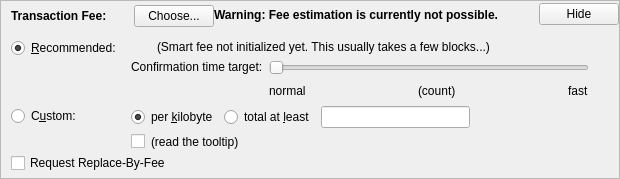
    <widget class="QFrame" name="frameFee">
     <property name="sizePolicy">
      <sizepolicy hsizetype="Expanding" vsizetype="Expanding">
       <horstretch>0</horstretch>
       <verstretch>0</verstretch>
      </sizepolicy>
     </property>
     <property name="maximumSize">
      <size>
       <width>16777215</width>
       <height>16777215</height>
      </size>
     </property>
     <property name="frameShape">
      <enum>QFrame::StyledPanel</enum>
     </property>
     <property name="frameShadow">
      <enum>QFrame::Sunken</enum>
     </property>
     <layout class="QVBoxLayout" name="verticalLayoutFee1">
      <property name="spacing">
       <number>0</number>
      </property>
      <property name="leftMargin">
       <number>0</number>
      </property>
      <property name="topMargin">
       <number>0</number>
      </property>
      <property name="rightMargin">
       <number>0</number>
      </property>
      <property name="bottomMargin">
       <number>0</number>
      </property>
      <item>
       <layout class="QVBoxLayout" name="verticalLayoutFee2" stretch="0,0,0">
        <property name="spacing">
         <number>0</number>
        </property>
        <property name="leftMargin">
         <number>10</number>
        </property>
        <property name="topMargin">
         <number>0</number>
        </property>
        <item>
         <layout class="QHBoxLayout" name="horizontalLayoutFee1">
          <property name="bottomMargin">
           <number>0</number>
          </property>
          <item>
           <layout class="QVBoxLayout" name="verticalLayoutFee7">
            <property name="spacing">
             <number>0</number>
            </property>
            <item>
             <spacer name="verticalSpacerSmartFee">
              <property name="orientation">
               <enum>Qt::Vertical</enum>
              </property>
              <property name="sizeType">
               <enum>QSizePolicy::Fixed</enum>
              </property>
              <property name="sizeHint" stdset="0">
               <size>
                <width>1</width>
                <height>4</height>
               </size>
              </property>
             </spacer>
            </item>
            <item>
             <layout class="QHBoxLayout" name="horizontalLayoutSmartFee">
              <property name="spacing">
               <number>10</number>
              </property>
              <item>
               <widget class="QLabel" name="labelFeeHeadline">
                <property name="sizePolicy">
                 <sizepolicy hsizetype="Preferred" vsizetype="Maximum">
                  <horstretch>0</horstretch>
                  <verstretch>0</verstretch>
                 </sizepolicy>
                </property>
                <property name="font">
                 <font>
                  <weight>75</weight>
                  <bold>true</bold>
                 </font>
                </property>
                <property name="styleSheet">
                 <string notr="true">font-weight:bold;</string>
                </property>
                <property name="text">
                 <string>Transaction Fee:</string>
                </property>
               </widget>
              </item>
              <item>
               <widget class="QLabel" name="labelFeeMinimized">
                <property name="text">
                 <string/>
                </property>
               </widget>
              </item>
              <item>
               <widget class="QPushButton" name="buttonChooseFee">
                <property name="text">
                 <string>Choose...</string>
                </property>
               </widget>
              </item>
             </layout>
            </item>
            <item>
             <spacer name="verticalSpacer_5">
              <property name="orientation">
               <enum>Qt::Vertical</enum>
              </property>
              <property name="sizeHint" stdset="0">
               <size>
                <width>1</width>
                <height>1</height>
               </size>
              </property>
             </spacer>
            </item>
           </layout>
          </item>
          <item>
           <widget class="QLabel" name="fallbackFeeWarningLabel">
            <property name="font">
             <font>
              <weight>75</weight>
              <bold>true</bold>
             </font>
            </property>
            <property name="toolTip">
             <string>Using the fallbackfee can result in sending a transaction that will take several hours or days (or never) to confirm. Consider choosing your fee manually or wait until your have validated the complete chain.</string>
            </property>
            <property name="text">
             <string>Warning: Fee estimation is currently not possible.</string>
            </property>
            <property name="wordWrap">
             <bool>false</bool>
            </property>
           </widget>
          </item>
          <item>
           <spacer name="horizontalSpacer_4">
            <property name="orientation">
             <enum>Qt::Horizontal</enum>
            </property>
            <property name="sizeType">
             <enum>QSizePolicy::MinimumExpanding</enum>
            </property>
            <property name="sizeHint" stdset="0">
             <size>
              <width>40</width>
              <height>20</height>
             </size>
            </property>
           </spacer>
          </item>
          <item>
           <widget class="QPushButton" name="buttonMinimizeFee">
            <property name="toolTip">
             <string>collapse fee-settings</string>
            </property>
            <property name="text">
             <string>Hide</string>
            </property>
           </widget>
          </item>
         </layout>
        </item>
        <item>
         <widget class="QFrame" name="frameFeeSelection">
          <layout class="QVBoxLayout" name="verticalLayoutFee12">
           <property name="spacing">
            <number>0</number>
           </property>
           <property name="leftMargin">
            <number>0</number>
           </property>
           <property name="topMargin">
            <number>0</number>
           </property>
           <property name="rightMargin">
            <number>0</number>
           </property>
           <property name="bottomMargin">
            <number>0</number>
           </property>
           <item>
            <layout class="QGridLayout" name="gridLayoutFee">
             <property name="topMargin">
              <number>10</number>
             </property>
             <property name="bottomMargin">
              <number>4</number>
             </property>
             <property name="horizontalSpacing">
              <number>10</number>
             </property>
             <property name="verticalSpacing">
              <number>4</number>
             </property>
             <item row="1" column="1">
              <layout class="QVBoxLayout" name="verticalLayoutFee8">
               <property name="spacing">
                <number>6</number>
               </property>
               <item>
                <layout class="QHBoxLayout" name="horizontalLayoutFee13">
                 <item>
                  <widget class="QRadioButton" name="radioCustomPerKilobyte">
                   <property name="toolTip">
                    <string>If the custom fee is set to 1000 satoshis and the transaction is only 250 bytes, then &quot;per kilobyte&quot; only pays 250 satoshis in fee, while &quot;total at least&quot; pays 1000 satoshis. For transactions bigger than a kilobyte both pay by kilobyte.</string>
                   </property>
                   <property name="text">
                    <string>per &amp;kilobyte</string>
                   </property>
                   <property name="checked">
                    <bool>true</bool>
                   </property>
                   <attribute name="buttonGroup">
                    <string notr="true">groupCustomFee</string>
                   </attribute>
                  </widget>
                 </item>
                 <item>
                  <widget class="QRadioButton" name="radioCustomAtLeast">
                   <property name="toolTip">
                    <string>If the custom fee is set to 1000 satoshis and the transaction is only 250 bytes, then &quot;per kilobyte&quot; only pays 250 satoshis in fee, while &quot;total at least&quot; pays 1000 satoshis. For transactions bigger than a kilobyte both pay by kilobyte.</string>
                   </property>
                   <property name="text">
                    <string>total at &amp;least</string>
                   </property>
                   <attribute name="buttonGroup">
                    <string notr="true">groupCustomFee</string>
                   </attribute>
                  </widget>
                 </item>
                 <item>
                  <widget class="BitcoinAmountField" name="customFee"/>
                 </item>
                 <item>
                  <spacer name="horizontalSpacer_6">
                   <property name="orientation">
                    <enum>Qt::Horizontal</enum>
                   </property>
                   <property name="sizeHint" stdset="0">
                    <size>
                     <width>1</width>
                     <height>1</height>
                    </size>
                   </property>
                  </spacer>
                 </item>
                </layout>
               </item>
               <item>
                <layout class="QHBoxLayout" name="horizontalLayoutFee8">
                 <item>
                  <widget class="QCheckBox" name="checkBoxMinimumFee">
                   <property name="toolTip">
                    <string>Paying only the minimum fee is just fine as long as there is less transaction volume than space in the blocks. But be aware that this can end up in a never confirming transaction once there is more demand for bitcoin transactions than the network can process.</string>
                   </property>
                   <property name="text">
                    <string/>
                   </property>
                  </widget>
                 </item>
                 <item>
                  <widget class="QLabel" name="labelMinFeeWarning">
                   <property name="enabled">
                    <bool>true</bool>
                   </property>
                   <property name="toolTip">
                    <string>Paying only the minimum fee is just fine as long as there is less transaction volume than space in the blocks. But be aware that this can end up in a never confirming transaction once there is more demand for bitcoin transactions than the network can process.</string>
                   </property>
                   <property name="text">
                    <string>(read the tooltip)</string>
                   </property>
                   <property name="margin">
                    <number>5</number>
                   </property>
                  </widget>
                 </item>
                 <item>
                  <spacer name="horizontalSpacer_2">
                   <property name="orientation">
                    <enum>Qt::Horizontal</enum>
                   </property>
                   <property name="sizeHint" stdset="0">
                    <size>
                     <width>1</width>
                     <height>1</height>
                    </size>
                   </property>
                  </spacer>
                 </item>
                </layout>
               </item>
              </layout>
             </item>
             <item row="0" column="0">
              <layout class="QVBoxLayout" name="verticalLayoutFee4" stretch="0,1">
               <item>
                <widget class="QRadioButton" name="radioSmartFee">
                 <property name="text">
                  <string>&amp;Recommended:</string>
                 </property>
                 <property name="checked">
                  <bool>true</bool>
                 </property>
                 <attribute name="buttonGroup">
                  <string notr="true">groupFee</string>
                 </attribute>
                </widget>
               </item>
               <item>
                <spacer name="verticalSpacer_2">
                 <property name="orientation">
                  <enum>Qt::Vertical</enum>
                 </property>
                 <property name="sizeHint" stdset="0">
                  <size>
                   <width>1</width>
                   <height>1</height>
                  </size>
                 </property>
                </spacer>
               </item>
              </layout>
             </item>
             <item row="1" column="0">
              <layout class="QVBoxLayout" name="verticalLayoutFee9" stretch="0,1">
               <item>
                <widget class="QRadioButton" name="radioCustomFee">
                 <property name="text">
                  <string>C&amp;ustom:</string>
                 </property>
                 <attribute name="buttonGroup">
                  <string notr="true">groupFee</string>
                 </attribute>
                </widget>
               </item>
               <item>
                <spacer name="verticalSpacer_6">
                 <property name="orientation">
                  <enum>Qt::Vertical</enum>
                 </property>
                 <property name="sizeHint" stdset="0">
                  <size>
                   <width>1</width>
                   <height>1</height>
                  </size>
                 </property>
                </spacer>
               </item>
              </layout>
             </item>
             <item row="0" column="1">
              <layout class="QVBoxLayout" name="verticalLayoutFee3" stretch="0,0,1">
               <property name="spacing">
                <number>6</number>
               </property>
               <property name="topMargin">
                <number>2</number>
               </property>
               <item>
                <layout class="QHBoxLayout" name="horizontalLayoutFee12">
                 <item>
                  <widget class="QLabel" name="labelSmartFee">
                   <property name="text">
                    <string/>
                   </property>
                   <property name="margin">
                    <number>2</number>
                   </property>
                  </widget>
                 </item>
                 <item>
                  <widget class="QLabel" name="labelFeeEstimation">
                   <property name="text">
                    <string/>
                   </property>
                  </widget>
                 </item>
                 <item>
                  <widget class="QLabel" name="labelSmartFee2">
                   <property name="text">
                    <string>(Smart fee not initialized yet. This usually takes a few blocks...)</string>
                   </property>
                   <property name="margin">
                    <number>2</number>
                   </property>
                  </widget>
                 </item>
                 <item>
                  <spacer name="horizontalSpacer_5">
                   <property name="orientation">
                    <enum>Qt::Horizontal</enum>
                   </property>
                   <property name="sizeHint" stdset="0">
                    <size>
                     <width>1</width>
                     <height>1</height>
                    </size>
                   </property>
                  </spacer>
                 </item>
                </layout>
               </item>
               <item>
                <layout class="QHBoxLayout" name="horizontalLayoutFee9">
                 <item>
                  <layout class="QVBoxLayout" name="verticalLayoutFee6">
                   <item>
                    <widget class="QLabel" name="labelSmartFee3">
                     <property name="text">
                      <string>Confirmation time target:</string>
                     </property>
                     <property name="margin">
                      <number>2</number>
                     </property>
                    </widget>
                   </item>
                   <item>
                    <spacer name="verticalSpacer_3">
                     <property name="orientation">
                      <enum>Qt::Vertical</enum>
                     </property>
                     <property name="sizeHint" stdset="0">
                      <size>
                       <width>1</width>
                       <height>1</height>
                      </size>
                     </property>
                    </spacer>
                   </item>
                  </layout>
                 </item>
                 <item>
                  <layout class="QVBoxLayout" name="verticalLayoutFee5">
                   <property name="rightMargin">
                    <number>30</number>
                   </property>
                   <item>
                    <widget class="QSlider" name="sliderSmartFee">
                     <property name="minimum">
                      <number>0</number>
                     </property>
                     <property name="maximum">
                      <number>23</number>
                     </property>
                     <property name="pageStep">
                      <number>1</number>
                     </property>
                     <property name="value">
                      <number>0</number>
                     </property>
                     <property name="orientation">
                      <enum>Qt::Horizontal</enum>
                     </property>
                     <property name="invertedAppearance">
                      <bool>false</bool>
                     </property>
                     <property name="invertedControls">
                      <bool>false</bool>
                     </property>
                     <property name="tickPosition">
                      <enum>QSlider::NoTicks</enum>
                     </property>
                    </widget>
                   </item>
                   <item>
                    <layout class="QHBoxLayout" name="horizontalLayoutFee10">
                     <item>
                      <widget class="QLabel" name="labelSmartFeeNormal">
                       <property name="text">
                        <string>normal</string>
                       </property>
                      </widget>
                     </item>
                     <item>
                      <spacer name="horizontalSpacer_7">
                       <property name="orientation">
                        <enum>Qt::Horizontal</enum>
                       </property>
                       <property name="sizeHint" stdset="0">
                        <size>
                         <width>40</width>
                         <height>20</height>
                        </size>
                       </property>
                      </spacer>
                     </item>
                     <item>
                      <widget class="QLabel" name="confirmationTargetLabel">
                       <property name="text">
                        <string notr="true">(count)</string>
                       </property>
                      </widget>
                     </item>
                     <item>
                      <spacer name="horizontalSpacer_3">
                       <property name="orientation">
                        <enum>Qt::Horizontal</enum>
                       </property>
                       <property name="sizeHint" stdset="0">
                        <size>
                         <width>40</width>
                         <height>20</height>
                        </size>
                       </property>
                      </spacer>
                     </item>
                     <item>
                      <widget class="QLabel" name="labelSmartFeeFast">
                       <property name="text">
                        <string>fast</string>
                       </property>
                      </widget>
                     </item>
                    </layout>
                   </item>
                  </layout>
                 </item>
                </layout>
               </item>
               <item>
                <spacer name="verticalSpacer_4">
                 <property name="orientation">
                  <enum>Qt::Vertical</enum>
                 </property>
                 <property name="sizeHint" stdset="0">
                  <size>
                   <width>1</width>
                   <height>1</height>
                  </size>
                 </property>
                </spacer>
               </item>
              </layout>
             </item>
            </layout>
           </item>
           <item>
            <widget class="QCheckBox" name="optInRBF">
             <property name="toolTip">
              <string>Indicates that the sender may wish to replace this transaction with a new one paying higher fees (prior to being confirmed).</string>
             </property>
             <property name="text">
              <string>Request Replace-By-Fee</string>
             </property>
            </widget>
           </item>
          </layout>
         </widget>
        </item>
        <item>
         <spacer name="verticalSpacerFee">
          <property name="orientation">
           <enum>Qt::Vertical</enum>
          </property>
          <property name="sizeHint" stdset="0">
           <size>
            <width>40</width>
            <height>5</height>
           </size>
          </property>
         </spacer>
        </item>
       </layout>
      </item>
     </layout>
    </widget>
